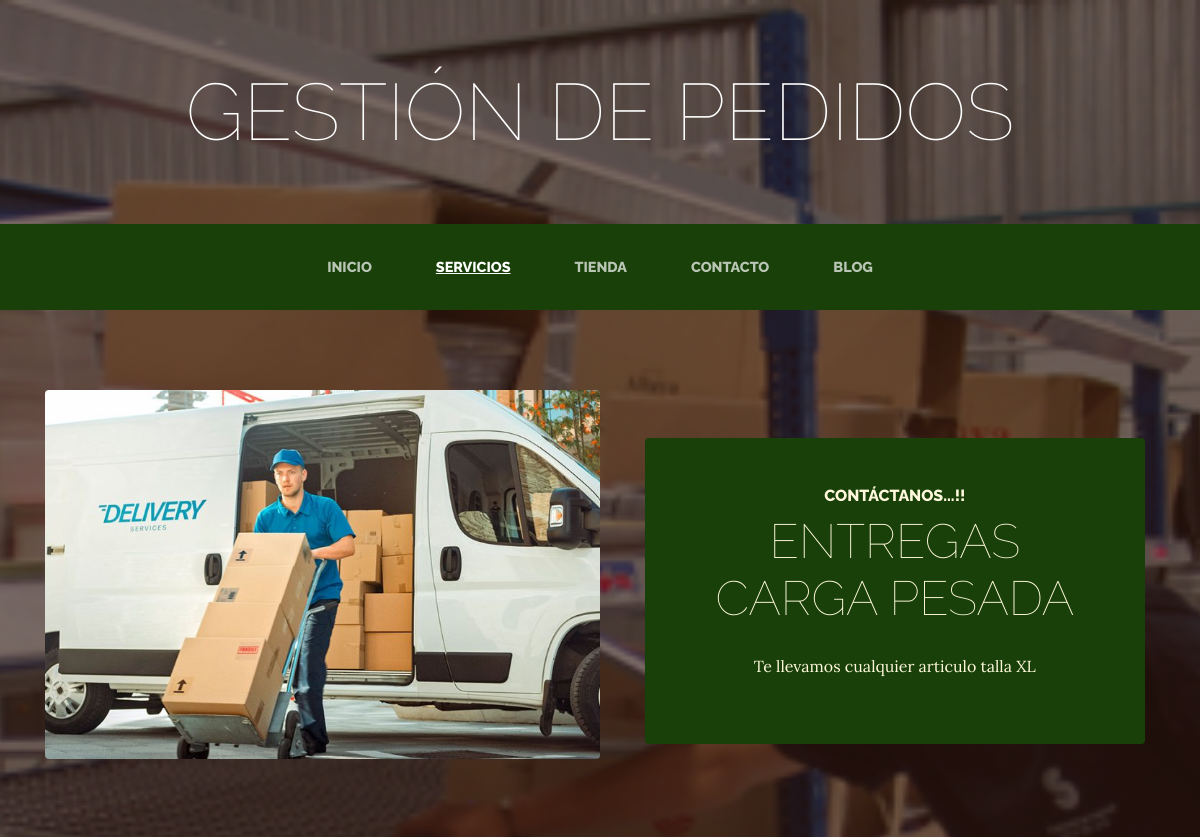
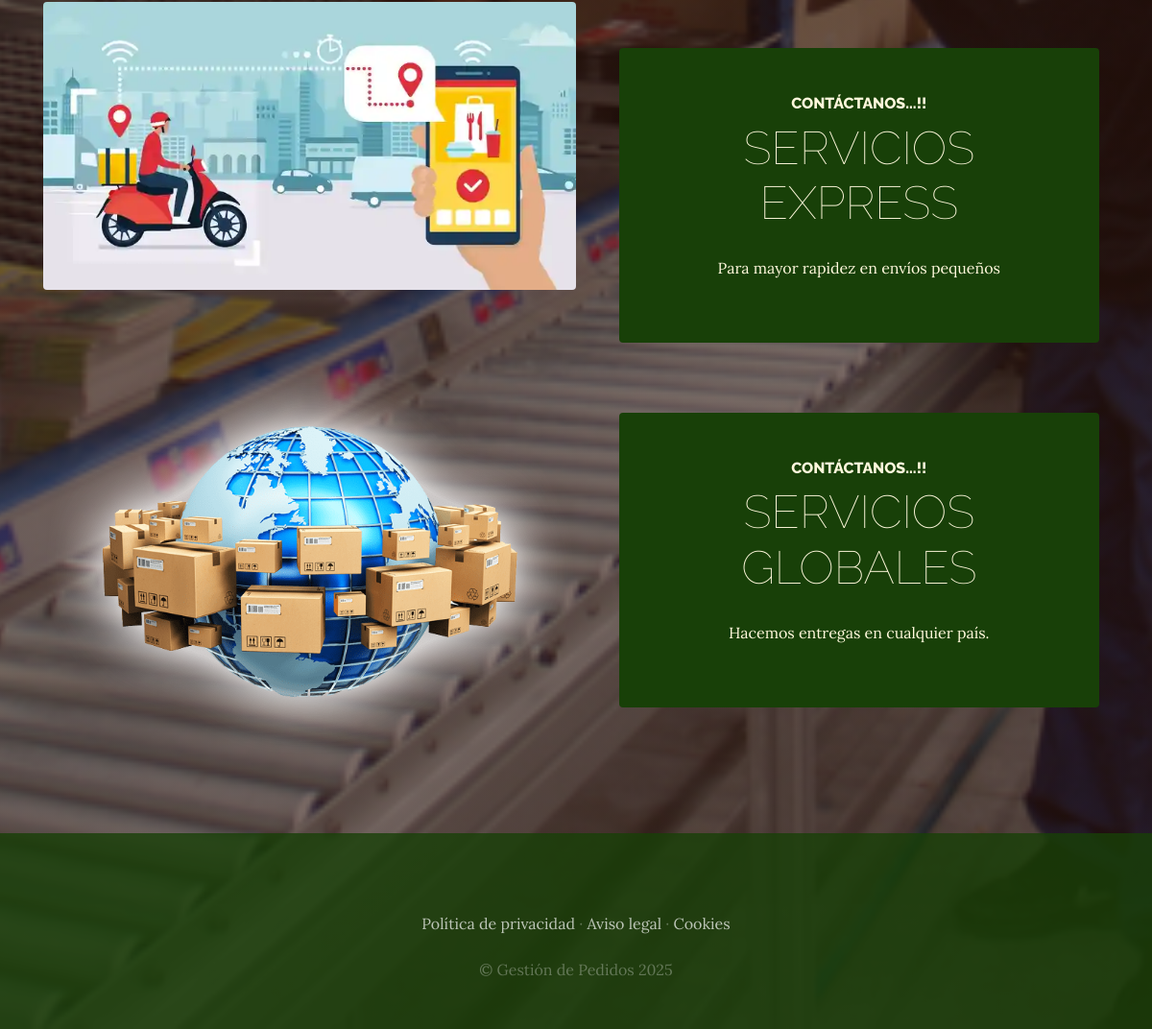
The app's page /servicios/ with its own data (2 pictures, top to bottom).
### ServiciosApp/models.py (models this page shows, shortened)
class Servicio(models.Model):
    titulo = models.CharField(max_length=50)
    contenido = models.CharField(max_length=50)
    imagen = models.ImageField(upload_to='ServiciosApp')
    created = models.DateTimeField(auto_now_add=True)
    updated = models.DateTimeField(auto_now_add=True)
    class Meta():
        verbose_name = 'Servicio'
        verbose_name_plural = 'Servicios'

### ServiciosApp/views.py (the view)
# urls.py: path('', views.servicios, name="Servicios"),
def servicios(request):
    servicios = Servicio.objects.all()
    return render(request, "servicios/servicios.html", {"servicios": servicios})

### ServiciosApp/templates/servicios/servicios.html (shortened to what this page needs)
<html lang="es">
<head>
</head>
<body>
{% extends 'SitioWebApp/base.html' %}
{% load static %}
{% block content %}
<div>
    {% for servicio in servicios %}
        <section class="page-section clearfix">
            <div class="container">
                <div class="intro">
                    <img class="intro-img img-fluid mb-3 mb-lg-0 rounded" src= "{{servicio.imagen.url}}" alt="" style="width: 50%;">
                    <div class="intro-text left-0 text-center bg-faded p-5 rounded">
                        <h2 class="section-heading mb-4" >
                            <span class="section-heading-upper">Contáctanos...!!</span>
                            <span class="section-heading-lower">{{servicio.titulo}}</span>
                        </h2>
                        <p class="mb-3">{{servicio.contenido}}</p>
                    </div>
                </div>
            </div>
        </section>
    {% endfor %}
</div>
{% endblock %}

### SitioWebApp/static/SitioWebApp/css/gestion.css (style rules this page uses)
body { font-family: 'Lora'; background: linear-gradient(rgba(47, 23, 15, 0.65), rgba(47, 23, 15, 0.65)), url("../img/bg_main.jpg"); background-attachment: fixed; background-position: center; background-size: cover; }
h1, h2, h3, h4, h5, h6 { font-family: 'Raleway'; }
p { line-height: 1.75; }
.page-section { margin-top: 5rem; margin-bottom: 5rem; }
.section-heading { text-transform: uppercase; }
.section-heading .section-heading-upper { display: block; font-size: 1rem; font-weight: 800; padding-bottom:.5rem; }
.section-heading .section-heading-lower { display: block; font-size: 3rem; font-weight: 100; }
.bg-faded { background-color: rgba(255, 255, 255, 0.85); }
.intro { position: relative; }
@media (min-width: 992px) { .intro .intro-img { width: 75%; float: left; } }
@media (min-width: 992px) { .intro .intro-text { left: 600; width: 60%; margin-top: 3rem; background-color: rgba(24, 64, 8); color: cornsilk; position: absolute; } }
@media (min-width: 1200px) { .intro .intro-text { width: 45%; } }

### records on screen
Servicio: imagen (picture), titulo "ENTREGAS CARGA PESADA", contenido "Te llevamos cualquier articulo talla XL"
Servicio: imagen (picture), titulo "SERVICIOS EXPRESS", contenido "Para mayor rapidez en envíos pequeños"
Servicio: imagen (picture), titulo "SERVICIOS GLOBALES", contenido "Hacemos entregas en cualquier país."
